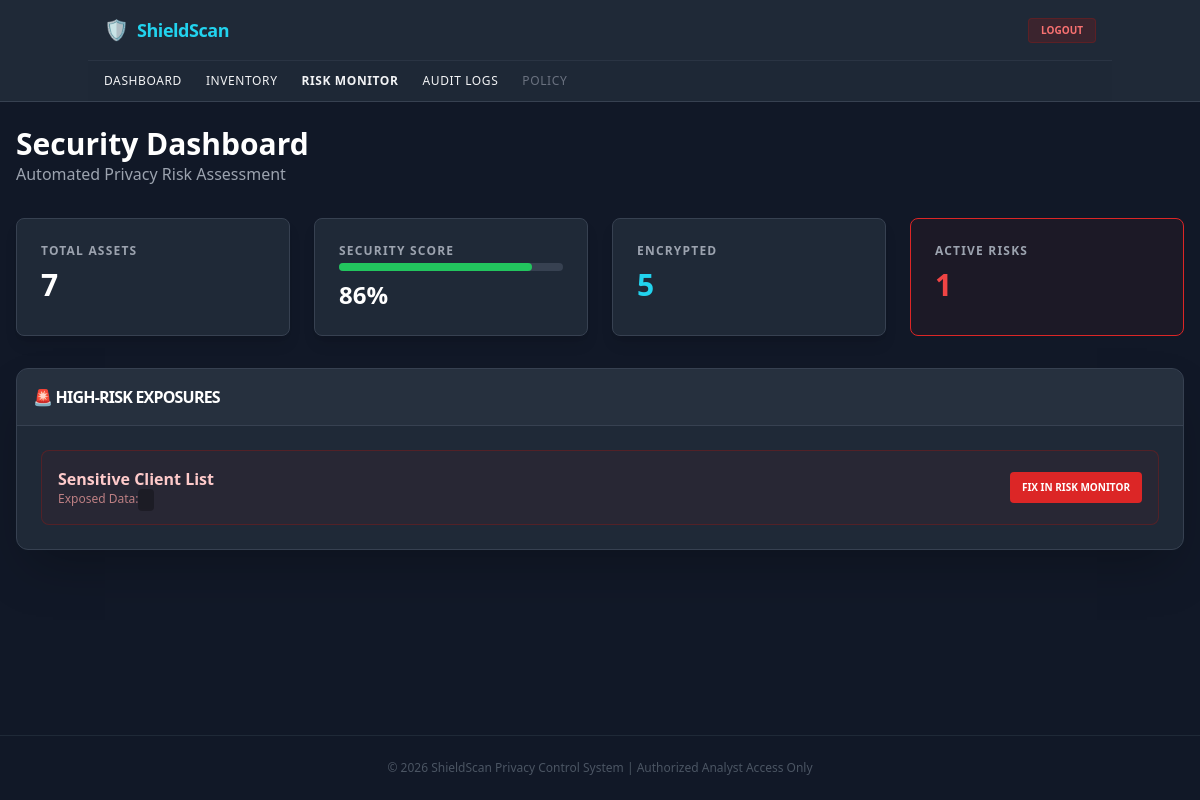
The page /dashboard.php (signed in) on the database as committed earlier.
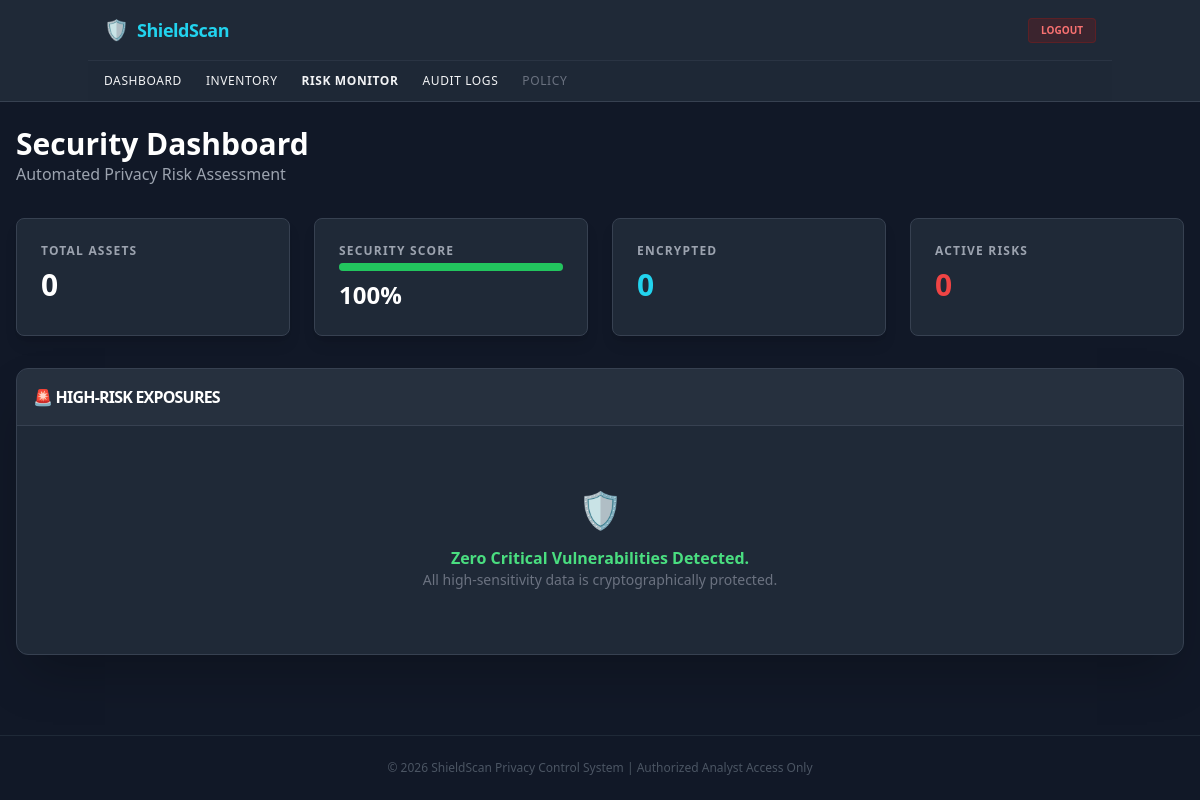
The same page on the database as committed later.
### tables this page shows
CREATE TABLE data_assets (
        id INTEGER PRIMARY KEY AUTOINCREMENT,
        asset_name TEXT,
        data_type TEXT,
        sensitivity TEXT,
        sample_data TEXT, -- <--- NEW COLUMN
        is_encrypted INTEGER DEFAULT 0
    );

### dashboard.php (the view, shortened to what this page needs)
<?php
require_once __DIR__ . '/includes/db.php';
require_once __DIR__ . '/includes/header.php';
$total_assets = $pdo->query("SELECT COUNT(*) FROM data_assets")->fetchColumn();
$encrypted_count = $pdo->query("SELECT COUNT(*) FROM data_assets WHERE is_encrypted = 1")->fetchColumn();
$stmt = $pdo->query("SELECT * FROM data_assets WHERE sensitivity = 'High' AND is_encrypted = 0");
$critical_risks = $stmt->fetchAll();
$risk_count = count($critical_risks);
$score = ($total_assets > 0) ? round((($total_assets - $risk_count) / $total_assets) * 100) : 100;
?>
<div class="mb-8">
    <h2 class="text-3xl font-bold text-white">Security Dashboard</h2>
    <p class="text-gray-400">Automated Privacy Risk Assessment</p>
</div>
<div class="grid grid-cols-1 md:grid-cols-4 gap-6 mb-8 text-white">
    <div class="bg-gray-800 p-6 rounded-lg border border-gray-700 shadow-lg">
        <p class="text-gray-400 text-xs uppercase font-bold tracking-widest mb-2">Total Assets</p>
        <p class="text-3xl font-bold"><?php echo $total_assets; ?></p>
    </div>
    <div class="bg-gray-800 p-6 rounded-lg border border-gray-700 shadow-lg">
        <p class="text-gray-400 text-xs uppercase font-bold tracking-widest mb-1">Security Score</p>
        <div class="w-full bg-gray-700 rounded-full h-2 mb-2">
            <div class="h-2 rounded-full <?php echo $score > 70 ? 'bg-green-500' : 'bg-red-500'; ?>" style="width: <?php echo $score; ?>%"></div>
        </div>
        <p class="text-2xl font-bold"><?php echo $score; ?>%</p>
    </div>
    <div class="bg-gray-800 p-6 rounded-lg border border-gray-700 shadow-lg">
        <p class="text-gray-400 text-xs uppercase font-bold tracking-widest mb-2">Encrypted</p>
        <p class="text-3xl font-bold text-cyan-400"><?php echo $encrypted_count; ?></p>
    </div>
    <div class="bg-gray-800 p-6 rounded-lg border <?php echo $risk_count > 0 ? 'border-red-600 bg-red-900/10' : 'border-gray-700'; ?>">
        <p class="text-gray-400 text-xs uppercase font-bold tracking-widest mb-2">Active Risks</p>
        <p class="text-3xl font-bold text-red-500"><?php echo $risk_count; ?></p>
    </div>
</div>
<div class="bg-gray-800 rounded-xl border border-gray-700 overflow-hidden shadow-2xl">
    <div class="bg-gray-700/30 p-4 border-b border-gray-700">
        <h3 class="font-bold text-white uppercase tracking-tighter">🚨 High-Risk Exposures</h3>
    </div>
    <div class="p-6">
        <?php if ($risk_count > 0): ?>
            <div class="space-y-4">
                <?php foreach ($critical_risks as $risk): ?>
                    <div class="flex flex-col md:flex-row md:items-center justify-between p-4 bg-red-900/10 border border-red-900/50 rounded-lg">
                        <div class="mb-3 md:mb-0">
                            <h4 class="font-bold text-red-200"><?php echo htmlspecialchars($risk['asset_name']); ?></h4>
                            <p class="text-xs text-red-300 opacity-70">Exposed Data: <span class="font-mono bg-black/40 px-2 py-1 rounded"><?php echo htmlspecialchars($risk['sample_data']); ?></span></p>
                        </div>
                        <a href="scan.php" class="text-[10px] font-bold bg-red-600 text-white px-3 py-2 rounded hover:bg-red-500 transition text-center">FIX IN RISK MONITOR</a>
                    </div>
                <?php endforeach; ?>
            </div>
        <?php else: ?>
            <div class="py-10 text-center">
                <span class="text-4xl block mb-4">🛡️</span>
                <p class="text-green-400 font-bold">Zero Critical Vulnerabilities Detected.</p>
                <p class="text-gray-500 text-sm">All high-sensitivity data is cryptographically protected.</p>
            </div>
        <?php endif; ?>
    </div>
</div>
<?php require_once __DIR__ . '/includes/footer.php'; ?>

Rows that differ between the two databases and show on the page:
removed data_assets: asset_name "Sensitive Client List"
Other text that changed with them:
$total_assets: "7" → "0"
$score: 86 → 100 (drawn)
$score: "86" → "100"
$encrypted_count: "5" → "0"
$risk_count: "1" → "0"
text now shown: "🛡️ Zero Critical Vulnerabilities Detected. All high-sensitivity data is cryptographically protected."
